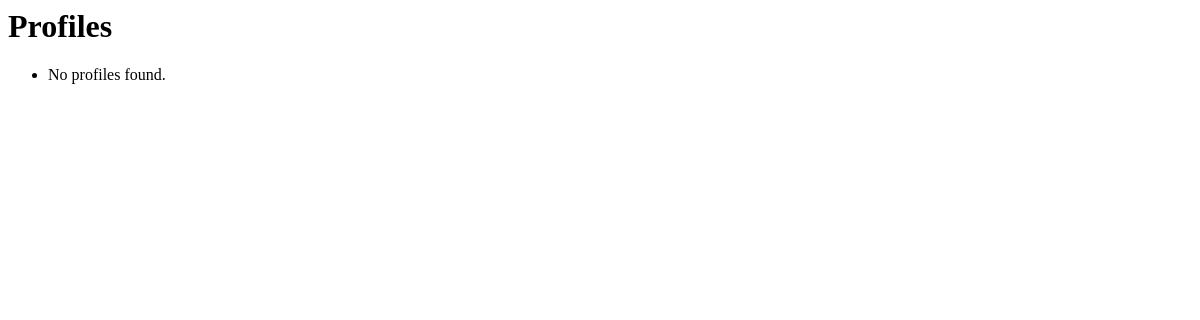
The page /books/lab11_part3/listprofiles on the database as committed earlier.
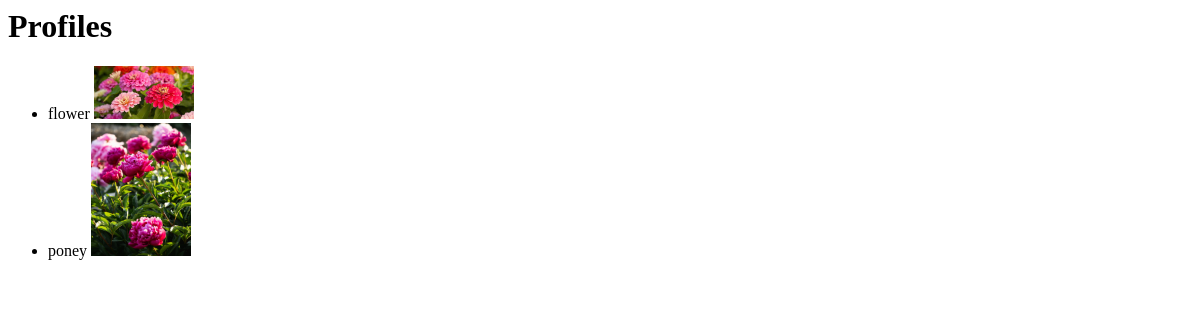
The same page on the database as committed later.
### apps/bookmodule/models.py (models this page shows, shortened)
class Profile(models.Model):
    name = models.CharField(max_length=100)
    image = models.ImageField(upload_to='media/')

### apps/bookmodule/views.py (the view)
# urls.py: path('lab11_part3/listprofiles', views.list_profiles, name='list_profiles'),
def list_profiles(request):
    profiles = Profile.objects.all()
    return render(request, 'bookmodule/part3_listprofiles.html', {'profiles': profiles})

### apps/templates/bookmodule/part3_listprofiles.html
<h1>Profiles</h1>
<ul>
{% for profile in profiles %}
    <li>
        {{ profile.name }}
        {% if profile.image %}
            <img src="{{ profile.image.url }}" width="100">
        {% else %}
            <p>No image available.</p>
        {% endif %}
    </li>
{% empty %}
    <li>No profiles found.</li>
{% endfor %}
</ul>

Rows that differ between the two databases and show on the page:
added Profile: name "flower", image (picture)
added Profile: name "poney", image (picture)
Other text that changed with them:
text no longer shown: "No profiles found."
